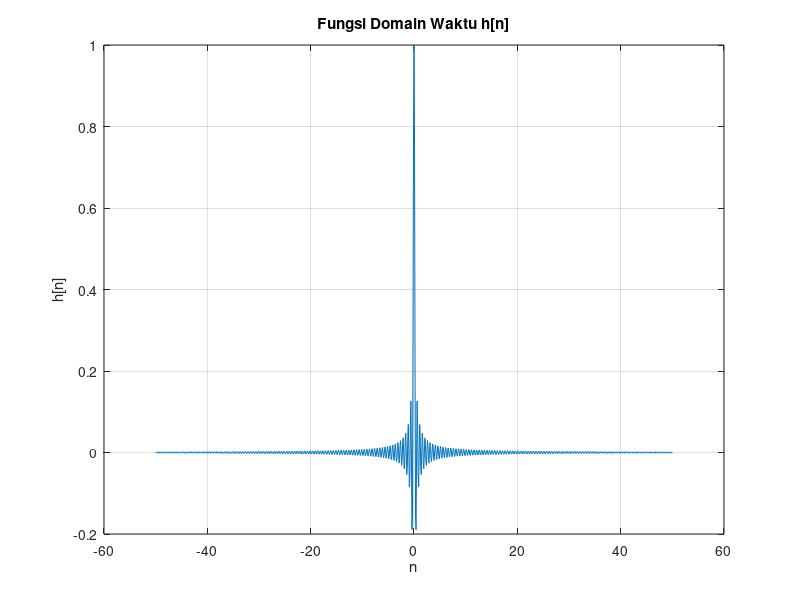
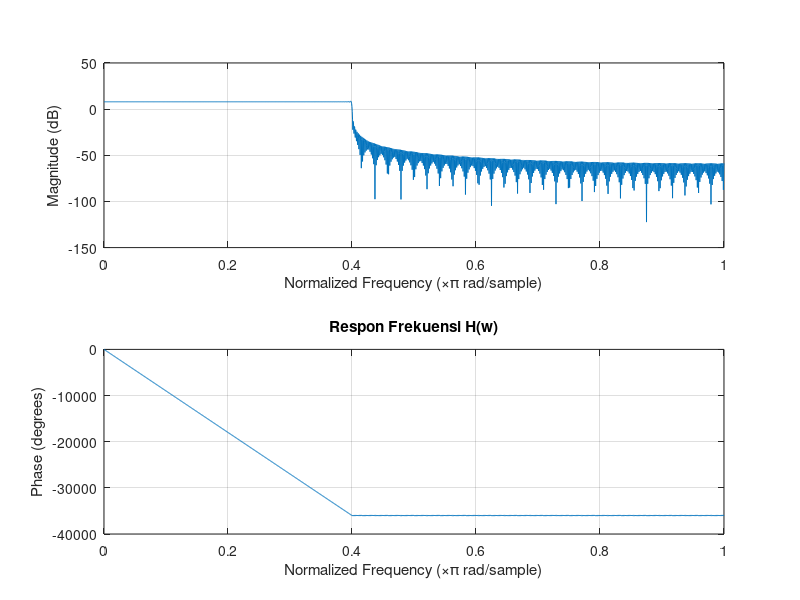

These charts were generated, in order, by the following MATLAB code:
% Parameter filter
fc = 2; % frekuensi cut-off relatif terhadap Nyquist frequency

% Membuat filter ideal LPF di domain frekuensi
wc = 2 * pi * fc; % frekuensi cut-off

% Membuat filter ideal LPF di domain waktu
N = 51; % Panjang filter (jumlah sampel)
n = -(N-1) : 0.1 : (N-1); % Rentang indeks
h_n = sinc(wc/pi * n); % Fungsi sinc sebagai filter ideal LPF di domain waktu

% Plot fungsi domain waktu
figure;
plot(n, h_n);
title('Fungsi Domain Waktu h[n]');
xlabel('n');
ylabel('h[n]');
grid on;

% Respon Frekuensi H(w)
figure;
freqz(h_n, 1, 1024); % Menggunakan freqz untuk menghitung dan menampilkan respon frekuensi
title('Respon Frekuensi H(w)');
